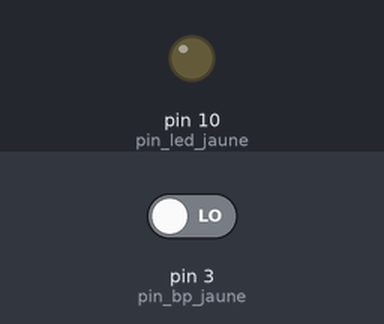
A sketch run on a simulated Arduino Uno, built with avr-gcc and run on an emulated ATmega328P. On the bench: output pins drawn as LEDs (lit = HIGH). Inputs (shaded band) come from the test bench; at power-on: pin 3 (pin_bp_jaune) LOW.

Above: at 1.2 s.
1.3 s: pin 3 (pin_bp_jaune) driven HIGH
At 2.5 s:
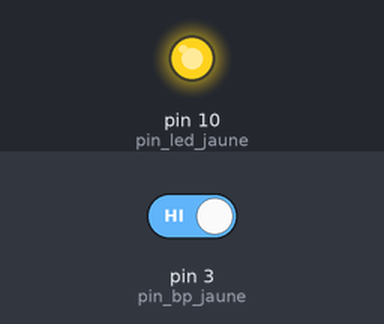
2.8 s: pin 3 (pin_bp_jaune) driven LOW
At 3.9 s:
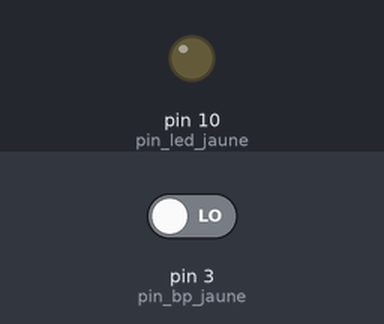
Timing chart, 0 to 5.8 s (numbered marks = the images above; inputs shaded):
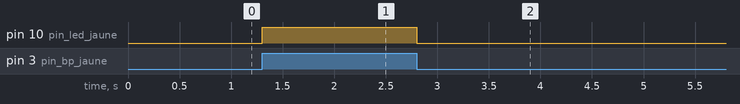

The sketch:

Defi_1.ino
```cpp
// (licence header left out)
const int pin_led_jaune = 10;
const int pin_bp_jaune = 3;


void setup(){
    pinMode(pin_bp_jaune,INPUT);
    pinMode(pin_led_jaune,OUTPUT);
}

void loop(){
    if(digitalRead(pin_bp_jaune)==HIGH)
    {
        digitalWrite(pin_led_jaune,HIGH);
    }
    else
    {
        digitalWrite(pin_led_jaune,LOW);
    }
}
```

Measured:
- after the input at 1.3 s, pin 10 (pin_led_jaune): LOW → HIGH at once
- after the input at 2.8 s, pin 10 (pin_led_jaune): HIGH → LOW at once
